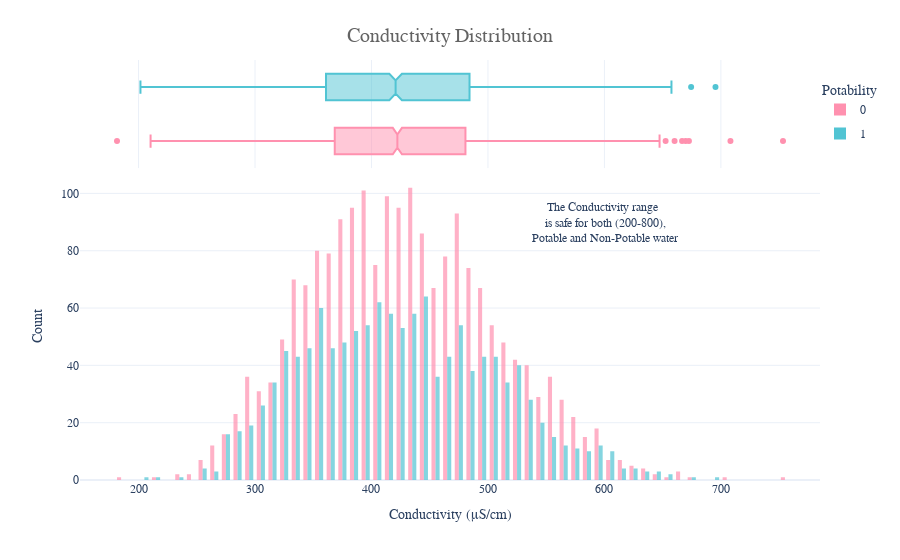

The notebook cell this image was saved under:
### Markdown cell above
Conductivity: Conductivity is a measure of the ability of water to pass an electrical current. Because dissolved salts and other inorganic chemicals conduct electrical current, conductivity increases as salinity increases. Organic compounds like oil do not conduct electrical current very well and therefore have a low conductivity when in water. Conductivity is also affected by temperature: the warmer the water, the higher the conductivity.

### Code cell
fig = px.histogram(df,x='Conductivity',y=Counter(df['Conductivity']),color='Potability',template='plotly_white',
                  marginal='box',opacity=0.7,nbins=100,color_discrete_sequence=[colors_pink[3],colors_blue[3]],
                  barmode='group',histfunc='count')

fig.add_annotation(text='The Conductivity range <br> is safe for both (200-800),<br> Potable and Non-Potable water',
                   x=600,y=90,showarrow=False)

fig.update_layout(
    font_family='monospace',
    title=dict(text='Conductivity Distribution',x=0.5,y=0.95,
               font=dict(color=colors_dark[2],size=20)),
    xaxis_title_text='Conductivity (μS/cm)',
    yaxis_title_text='Count',
    legend=dict(x=1,y=0.96,bordercolor=colors_dark[4],borderwidth=0,tracegroupgap=5),
    bargap=0.3,
)
fig.show()

### Figure 1 — Plotly figure (JSON) as saved in the notebook; plotly's stock layout.template omitted (floating-point values rounded to 4 significant figures; data arrays with more than 128 entries replaced by an {"elided": "..."} marker saying what was removed)
{"data": [{"alignmentgroup": "True", "bingroup": "x", "histfunc": "count", "hovertemplate": "Potability=0<br>Conductivity=%{x}<br>count=%{y}<extra></extra>", "legendgroup": "0", "marker": {"color": "#FF91AF", "opacity": 0.7, "pattern": {"shape": ""}}, "name": "0", "nbinsx": 100, "offsetgroup": "0", "orientation": "v", "showlegend": true, "type": "histogram", "x": {"elided": "1998 float values"}, "xaxis": "x", "y": {"elided": "1998 int values"}, "yaxis": "y"}, {"alignmentgroup": "True", "hovertemplate": "Potability=0<br>Conductivity=%{x}<extra></extra>", "legendgroup": "0", "marker": {"color": "#FF91AF"}, "name": "0", "notched": true, "offsetgroup": "0", "showlegend": false, "type": "box", "x": {"elided": "1998 float values"}, "xaxis": "x2", "yaxis": "y2"}, {"alignmentgroup": "True", "bingroup": "x", "histfunc": "count", "hovertemplate": "Potability=1<br>Conductivity=%{x}<br>count=%{y}<extra></extra>", "legendgroup": "1", "marker": {"color": "#51C4D3", "opacity": 0.7, "pattern": {"shape": ""}}, "name": "1", "nbinsx": 100, "offsetgroup": "1", "orientation": "v", "showlegend": true, "type": "histogram", "x": {"elided": "1278 float values"}, "xaxis": "x", "y": {"elided": "1278 int values"}, "yaxis": "y"}, {"alignmentgroup": "True", "hovertemplate": "Potability=1<br>Conductivity=%{x}<extra></extra>", "legendgroup": "1", "marker": {"color": "#51C4D3"}, "name": "1", "notched": true, "offsetgroup": "1", "showlegend": false, "type": "box", "x": {"elided": "1278 float values"}, "xaxis": "x2", "yaxis": "y2"}], "layout": {"annotations": [{"showarrow": false, "text": "The Conductivity range <br> is safe for both (200-800),<br> Potable and Non-Potable water", "x": 600, "y": 90}], "bargap": 0.3, "barmode": "group", "font": {"family": "monospace"}, "legend": {"bordercolor": "#DADADA", "borderwidth": 0, "title": {"text": "Potability"}, "tracegroupgap": 5, "x": 1, "y": 0.96}, "margin": {"t": 60}, "title": {"font": {"color": "#636363", "size": 20}, "text": "Conductivity Distribution", "x": 0.5, "y": 0.95}, "xaxis": {"anchor": "y", "domain": [0, 1], "title": {"text": "Conductivity (μS/cm)"}}, "xaxis2": {"anchor": "y2", "domain": [0, 1], "matches": "x", "showgrid": true, "showticklabels": false}, "yaxis": {"anchor": "x", "domain": [0, 0.7326], "title": {"text": "Count"}}, "yaxis2": {"anchor": "x2", "domain": [0.7426, 1], "matches": "y2", "showgrid": false, "showline": false, "showticklabels": false, "ticks": ""}}}
